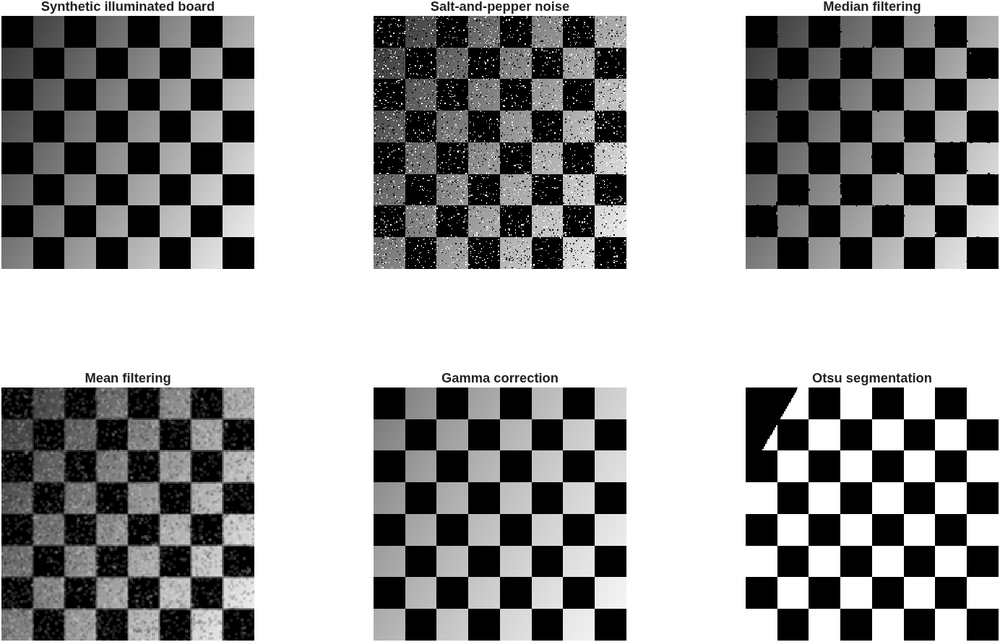
%> input picture assets/image-processing.png, 1000 x 642 px, shrunk from 1384 x 888 before the run
$ octave --eval "JorgePereira_TP2_B('../../assets/image-processing.png');"   (GNU Octave 9; MATLAB toolbox functions it lacks are replaced by stand-ins)
%> lines starting %> are read from the running program, lines starting %| are printed output that depends on the picture
%Exercicio B, criado por: Jorge Barbosa Pereira

%Alguns Exemplos
%JorgePereira_TP2_B('Robot_RGB.tif')
%JorgePereira_TP2_B('ArTe.jpg')
%JorgePereira_TP2_B('Kandinsky.jpg')

function [] = JorgePereira_TP2_B(IM_path)
%> called with IM_path = '../../assets/image-processing.png'

IM_TYPE = imfinfo(IM_path).ColorType;
if not(strcmp(IM_TYPE, 'truecolor'))
    error('O Input "IM_path" deve levar a uma Imagem no modelo RGB')
end

%Leitura da Imagem no Modelo RGB
IM_RGB = imread(IM_path);
%> IM_RGB is the input picture: size 642x1000x3 uint8; min 0, max 255, mean 153.7

%Decomposição das Componentes RGB
R = IM_RGB(:,:,1);
G = IM_RGB(:,:,2);
B = IM_RGB(:,:,3);

%Conversão da Imagem para o Modelo HSV
IM_HSV = uint8(rgb2hsv(IM_RGB)*255);
%> IM_HSV: size 642x1000x3 uint8; mean H, S, V 0, 0, 153.7

%Decomposição das Componentes HSV
H = IM_HSV(:,:,1);
%> H: size 642x1000 uint8; every value is 0
S = IM_HSV(:,:,2);
V = IM_HSV(:,:,3);

%Plot das Imagens
figure(1), imshow(IM_RGB), title('Imagem Original de Três Bandas')
figure(2)
subplot(2,3,1), imshow(R), title('Componente Red da Imagem no Modelo RGB')
subplot(2,3,2), imshow(G), title('Componente Green da Imagem no Modelo RGB')
subplot(2,3,3), imshow(B), title('Componente Blue da Imagem no Modelo RGB')
subplot(2,3,4), imhist(R), title(sprintf('Histograma da Componente Red \n da Imagem no Modelo RGB'))
subplot(2,3,5), imhist(G), title(sprintf('Histograma da Componente Green \n da Imagem no Modelo RGB'))
subplot(2,3,6), imhist(B), title(sprintf('Histograma da Componente Blue \n da Imagem no Modelo RGB'))
%> after `title(sprintf('Histograma da Componente Blue \n da Imagem no Modelo RG`:
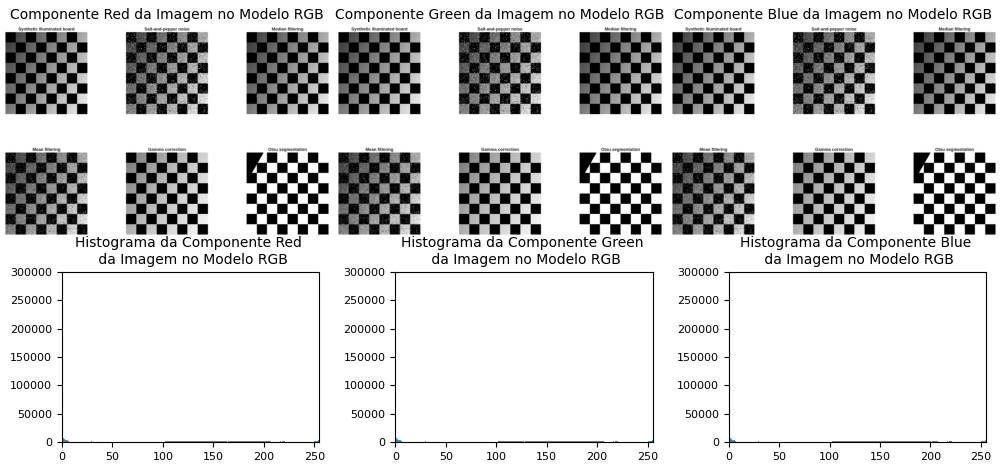
%> figure redrawn from the program's plot data, 6 panels
%> `JorgePereira_TP2_B('../../assets/image-processing.png');`:
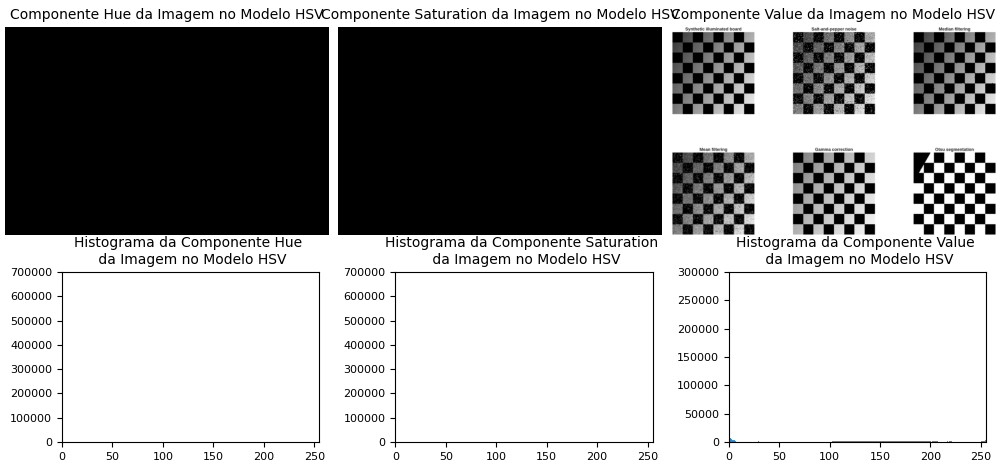
%> figure redrawn from the program's plot data, 6 panels
figure(3)
subplot(2,3,1), imshow(H), title('Componente Hue da Imagem no Modelo HSV')
subplot(2,3,2), imshow(S), title('Componente Saturation da Imagem no Modelo HSV')
subplot(2,3,3), imshow(V), title('Componente Value da Imagem no Modelo HSV')
subplot(2,3,4), imhist(H), title(sprintf('Histograma da Componente Hue \n da Imagem no Modelo HSV'))
subplot(2,3,5), imhist(S), title(sprintf('Histograma da Componente Saturation \n da Imagem no Modelo HSV'))
subplot(2,3,6), imhist(V), title(sprintf('Histograma da Componente Value \n da Imagem no Modelo HSV'))

end

$ run again, on assets/signal-processing.png
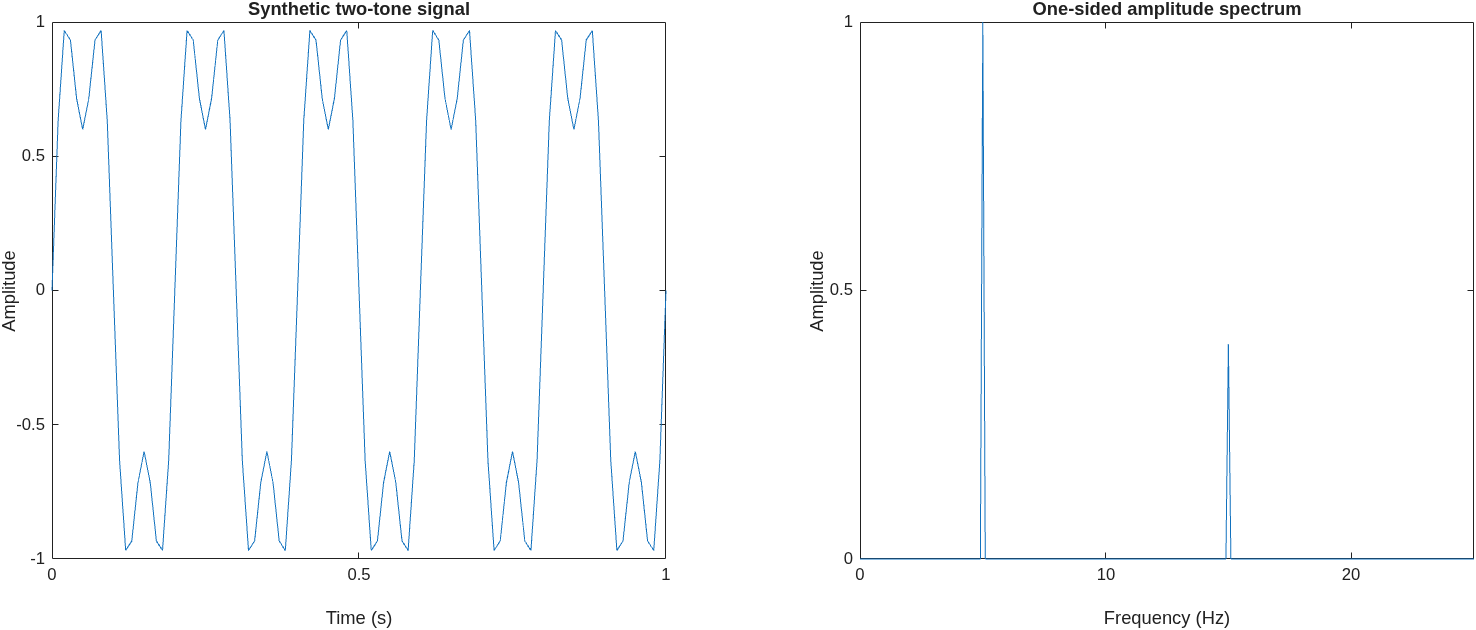
%> input picture assets/signal-processing.png, 1476 x 630 px
%> in JorgePereira_TP2_B, IM_RGB is the input picture: size 630x1476x3 uint8; mean R, G, B 250.5, 251.5, 252.2
%> in JorgePereira_TP2_B, `B = IM_RGB(:,:,3);`:
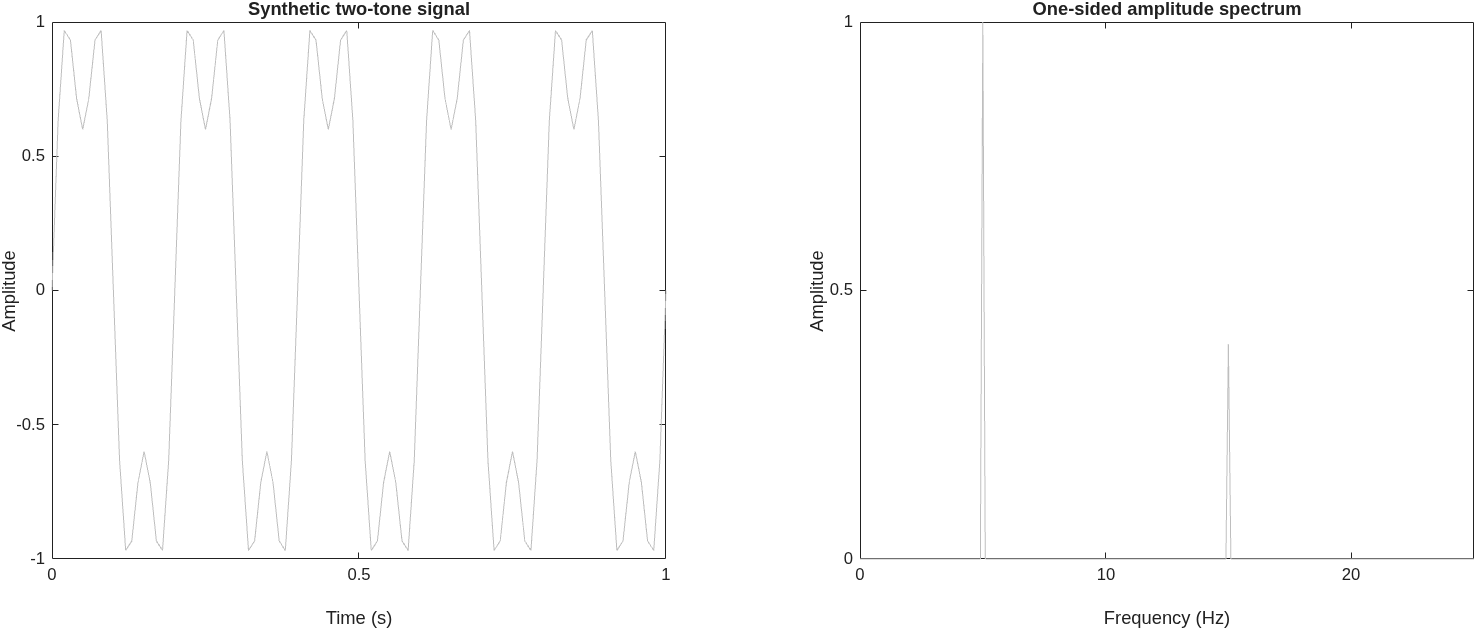
%> B: size 630x1476 uint8; min 32, max 255, mean 252.2
%> IM_HSV: size 630x1476x3 uint8; mean H, S, V 2.5, 2.2, 252.2
%> in JorgePereira_TP2_B, `H = IM_HSV(:,:,1);`:
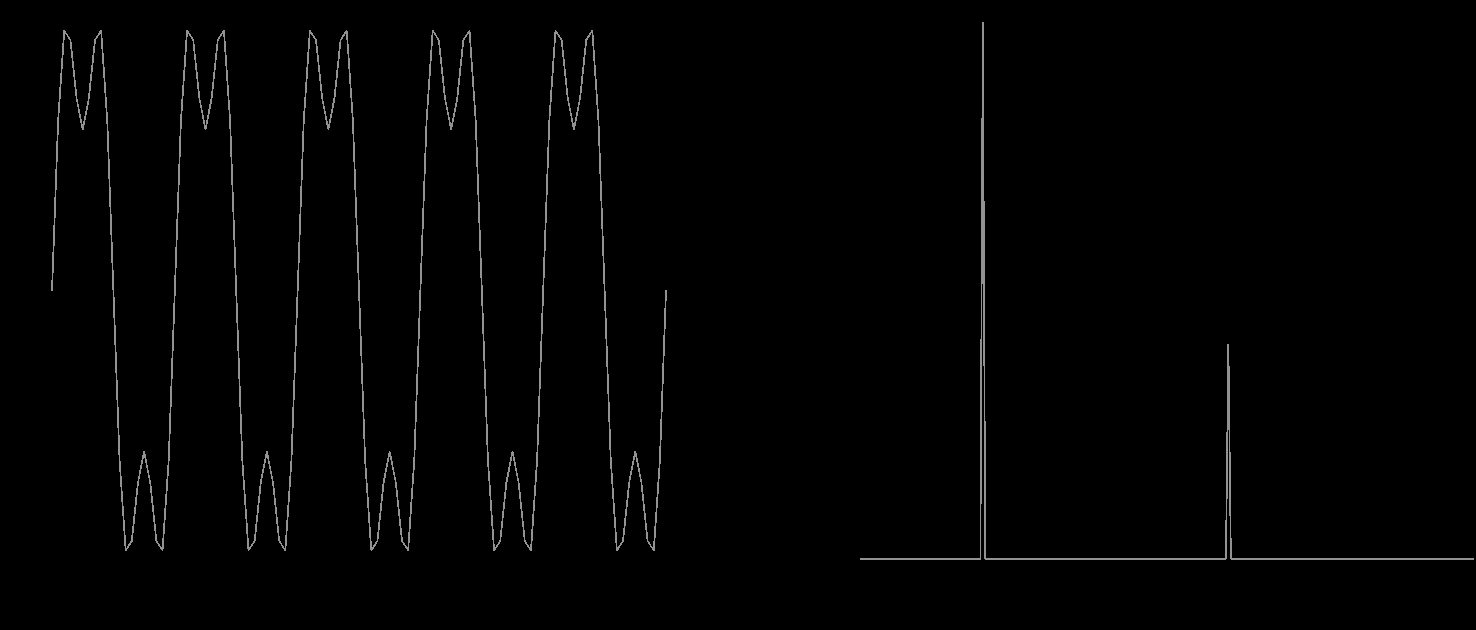
%> H: size 630x1476 uint8; min 0, max 147, mean 2.5
